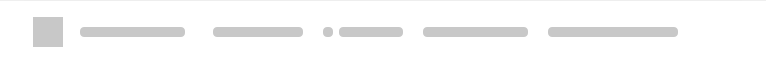
<?xml version="1.0" encoding="UTF-8"?>
<ui version="4.0">
 <class>TransferManagerLoadingItem</class>
 <widget class="QWidget" name="TransferManagerLoadingItem">
  <property name="geometry">
   <rect>
    <x>0</x>
    <y>0</y>
    <width>766</width>
    <height>64</height>
   </rect>
  </property>
  <property name="sizePolicy">
   <sizepolicy hsizetype="Expanding" vsizetype="Fixed">
    <horstretch>0</horstretch>
    <verstretch>0</verstretch>
   </sizepolicy>
  </property>
  <property name="minimumSize">
   <size>
    <width>0</width>
    <height>64</height>
   </size>
  </property>
  <property name="maximumSize">
   <size>
    <width>16777215</width>
    <height>64</height>
   </size>
  </property>
  <property name="windowTitle">
   <string/>
  </property>
  <property name="autoFillBackground">
   <bool>false</bool>
  </property>
  <property name="styleSheet">
   <string notr="true">

#itemSepLine
{
    height: 1px;
    min-height: 1px;
    max-height: 1px;
    border: none;
    background: #EEEEEE;
	margin-left: 24px;
	margin-right: 24px;
}

#sStatus, #sStatus QWidget
{
    padding: 0;
    margin: 0;
}
</string>
  </property>
  <layout class="QVBoxLayout" name="TransferManagerItemLayout">
   <property name="spacing">
    <number>0</number>
   </property>
   <property name="leftMargin">
    <number>0</number>
   </property>
   <property name="topMargin">
    <number>0</number>
   </property>
   <property name="rightMargin">
    <number>0</number>
   </property>
   <property name="bottomMargin">
    <number>0</number>
   </property>
   <item>
    <widget class="Line" name="itemSepLine">
     <property name="sizePolicy">
      <sizepolicy hsizetype="Expanding" vsizetype="Fixed">
       <horstretch>0</horstretch>
       <verstretch>0</verstretch>
      </sizepolicy>
     </property>
     <property name="orientation">
      <enum>Qt::Horizontal</enum>
     </property>
    </widget>
   </item>
   <item>
    <widget class="QWidget" name="Items" native="true">
     <property name="sizePolicy">
      <sizepolicy hsizetype="Expanding" vsizetype="Preferred">
       <horstretch>0</horstretch>
       <verstretch>0</verstretch>
      </sizepolicy>
     </property>
     <property name="minimumSize">
      <size>
       <width>702</width>
       <height>63</height>
      </size>
     </property>
     <property name="maximumSize">
      <size>
       <width>16777215</width>
       <height>63</height>
      </size>
     </property>
     <property name="autoFillBackground">
      <bool>false</bool>
     </property>
     <property name="styleSheet">
      <string notr="true">background-color: rgb(255, 255, 255);</string>
     </property>
     <layout class="QHBoxLayout" name="stateActiveLayout" stretch="0,0,1,0,0,0,0,0,0">
      <property name="spacing">
       <number>0</number>
      </property>
      <property name="leftMargin">
       <number>24</number>
      </property>
      <property name="topMargin">
       <number>0</number>
      </property>
      <property name="rightMargin">
       <number>20</number>
      </property>
      <property name="bottomMargin">
       <number>0</number>
      </property>
      <item>
       <widget class="QWidget" name="tFileType" native="true">
        <property name="sizePolicy">
         <sizepolicy hsizetype="Fixed" vsizetype="Fixed">
          <horstretch>0</horstretch>
          <verstretch>0</verstretch>
         </sizepolicy>
        </property>
        <property name="minimumSize">
         <size>
          <width>48</width>
          <height>48</height>
         </size>
        </property>
        <property name="maximumSize">
         <size>
          <width>48</width>
          <height>48</height>
         </size>
        </property>
        <property name="autoFillBackground">
         <bool>false</bool>
        </property>
        <layout class="QHBoxLayout" name="horizontalLayout_5">
         <property name="leftMargin">
          <number>0</number>
         </property>
         <property name="topMargin">
          <number>0</number>
         </property>
         <property name="rightMargin">
          <number>0</number>
         </property>
         <property name="bottomMargin">
          <number>0</number>
         </property>
         <item alignment="Qt::AlignHCenter|Qt::AlignVCenter">
          <widget class="QWidget" name="typePlaceHolder" native="true">
           <property name="sizePolicy">
            <sizepolicy hsizetype="Fixed" vsizetype="Fixed">
             <horstretch>0</horstretch>
             <verstretch>0</verstretch>
            </sizepolicy>
           </property>
           <property name="minimumSize">
            <size>
             <width>30</width>
             <height>30</height>
            </size>
           </property>
           <property name="maximumSize">
            <size>
             <width>30</width>
             <height>30</height>
            </size>
           </property>
           <property name="styleSheet">
            <string notr="true">background-color: rgb(200, 200, 200);</string>
           </property>
          </widget>
         </item>
        </layout>
       </widget>
      </item>
      <item>
       <spacer name="horizontalSpacer">
        <property name="orientation">
         <enum>Qt::Horizontal</enum>
        </property>
        <property name="sizeType">
         <enum>QSizePolicy::Fixed</enum>
        </property>
        <property name="sizeHint" stdset="0">
         <size>
          <width>8</width>
          <height>0</height>
         </size>
        </property>
       </spacer>
      </item>
      <item>
       <widget class="QWidget" name="wName" native="true">
        <property name="sizePolicy">
         <sizepolicy hsizetype="Expanding" vsizetype="Fixed">
          <horstretch>0</horstretch>
          <verstretch>0</verstretch>
         </sizepolicy>
        </property>
        <property name="minimumSize">
         <size>
          <width>105</width>
          <height>36</height>
         </size>
        </property>
        <property name="maximumSize">
         <size>
          <width>16777215</width>
          <height>36</height>
         </size>
        </property>
        <layout class="QVBoxLayout" name="wNameLayout">
         <property name="spacing">
          <number>0</number>
         </property>
         <property name="leftMargin">
          <number>0</number>
         </property>
         <property name="topMargin">
          <number>0</number>
         </property>
         <property name="rightMargin">
          <number>30</number>
         </property>
         <property name="bottomMargin">
          <number>0</number>
         </property>
         <item>
          <widget class="QWidget" name="lTransferName" native="true">
           <property name="sizePolicy">
            <sizepolicy hsizetype="Expanding" vsizetype="Preferred">
             <horstretch>0</horstretch>
             <verstretch>0</verstretch>
            </sizepolicy>
           </property>
           <property name="minimumSize">
            <size>
             <width>105</width>
             <height>10</height>
            </size>
           </property>
           <property name="maximumSize">
            <size>
             <width>16777215</width>
             <height>10</height>
            </size>
           </property>
           <property name="autoFillBackground">
            <bool>false</bool>
           </property>
           <property name="styleSheet">
            <string notr="true">background-color: rgb(200, 200, 200);
border-radius: 4px;</string>
           </property>
          </widget>
         </item>
        </layout>
       </widget>
      </item>
      <item alignment="Qt::AlignHCenter">
       <widget class="QWidget" name="wSize" native="true">
        <property name="sizePolicy">
         <sizepolicy hsizetype="Fixed" vsizetype="Fixed">
          <horstretch>0</horstretch>
          <verstretch>0</verstretch>
         </sizepolicy>
        </property>
        <property name="minimumSize">
         <size>
          <width>110</width>
          <height>63</height>
         </size>
        </property>
        <property name="maximumSize">
         <size>
          <width>110</width>
          <height>63</height>
         </size>
        </property>
        <layout class="QHBoxLayout" name="horizontalLayout_2">
         <property name="spacing">
          <number>0</number>
         </property>
         <property name="leftMargin">
          <number>0</number>
         </property>
         <property name="topMargin">
          <number>12</number>
         </property>
         <property name="rightMargin">
          <number>20</number>
         </property>
         <property name="bottomMargin">
          <number>12</number>
         </property>
         <item>
          <widget class="QLabel" name="sizePlaceholder">
           <property name="minimumSize">
            <size>
             <width>0</width>
             <height>10</height>
            </size>
           </property>
           <property name="maximumSize">
            <size>
             <width>16777215</width>
             <height>10</height>
            </size>
           </property>
           <property name="styleSheet">
            <string notr="true">background-color: rgb(200, 200, 200);
border-radius:4px;</string>
           </property>
           <property name="text">
            <string/>
           </property>
          </widget>
         </item>
        </layout>
       </widget>
      </item>
      <item>
       <widget class="QWidget" name="bItemSpeed" native="true">
        <property name="sizePolicy">
         <sizepolicy hsizetype="Fixed" vsizetype="Fixed">
          <horstretch>0</horstretch>
          <verstretch>0</verstretch>
         </sizepolicy>
        </property>
        <property name="minimumSize">
         <size>
          <width>100</width>
          <height>63</height>
         </size>
        </property>
        <property name="maximumSize">
         <size>
          <width>100</width>
          <height>63</height>
         </size>
        </property>
        <layout class="QHBoxLayout" name="horizontalLayout">
         <property name="leftMargin">
          <number>0</number>
         </property>
         <property name="topMargin">
          <number>0</number>
         </property>
         <property name="rightMargin">
          <number>20</number>
         </property>
         <property name="bottomMargin">
          <number>0</number>
         </property>
         <item>
          <widget class="QWidget" name="SpeedPoint" native="true">
           <property name="minimumSize">
            <size>
             <width>10</width>
             <height>10</height>
            </size>
           </property>
           <property name="maximumSize">
            <size>
             <width>10</width>
             <height>10</height>
            </size>
           </property>
           <property name="styleSheet">
            <string notr="true">background-color: rgb(200, 200, 200);
border-radius: 4px;</string>
           </property>
          </widget>
         </item>
         <item>
          <widget class="QWidget" name="SpeedPlaceHolder" native="true">
           <property name="minimumSize">
            <size>
             <width>0</width>
             <height>10</height>
            </size>
           </property>
           <property name="maximumSize">
            <size>
             <width>16777215</width>
             <height>10</height>
            </size>
           </property>
           <property name="autoFillBackground">
            <bool>false</bool>
           </property>
           <property name="styleSheet">
            <string notr="true">border-radius:4px;
background-color: rgb(200, 200, 200);</string>
           </property>
          </widget>
         </item>
        </layout>
       </widget>
      </item>
      <item>
       <widget class="QWidget" name="sStatus" native="true">
        <property name="sizePolicy">
         <sizepolicy hsizetype="Fixed" vsizetype="Fixed">
          <horstretch>0</horstretch>
          <verstretch>0</verstretch>
         </sizepolicy>
        </property>
        <property name="minimumSize">
         <size>
          <width>125</width>
          <height>63</height>
         </size>
        </property>
        <property name="maximumSize">
         <size>
          <width>125</width>
          <height>63</height>
         </size>
        </property>
        <layout class="QHBoxLayout" name="horizontalLayout_3">
         <property name="spacing">
          <number>0</number>
         </property>
         <property name="leftMargin">
          <number>0</number>
         </property>
         <property name="topMargin">
          <number>0</number>
         </property>
         <property name="rightMargin">
          <number>20</number>
         </property>
         <property name="bottomMargin">
          <number>0</number>
         </property>
         <item>
          <widget class="QWidget" name="statusPlaceHolder" native="true">
           <property name="minimumSize">
            <size>
             <width>0</width>
             <height>10</height>
            </size>
           </property>
           <property name="maximumSize">
            <size>
             <width>16777215</width>
             <height>10</height>
            </size>
           </property>
           <property name="styleSheet">
            <string notr="true">background-color: rgb(200, 200, 200);
border-radius:4px;</string>
           </property>
          </widget>
         </item>
        </layout>
       </widget>
      </item>
      <item>
       <widget class="QWidget" name="lItemTime" native="true">
        <property name="sizePolicy">
         <sizepolicy hsizetype="Fixed" vsizetype="Fixed">
          <horstretch>0</horstretch>
          <verstretch>0</verstretch>
         </sizepolicy>
        </property>
        <property name="minimumSize">
         <size>
          <width>150</width>
          <height>63</height>
         </size>
        </property>
        <property name="maximumSize">
         <size>
          <width>150</width>
          <height>63</height>
         </size>
        </property>
        <layout class="QHBoxLayout" name="horizontalLayout_4">
         <property name="leftMargin">
          <number>0</number>
         </property>
         <property name="topMargin">
          <number>0</number>
         </property>
         <property name="rightMargin">
          <number>20</number>
         </property>
         <property name="bottomMargin">
          <number>0</number>
         </property>
         <item>
          <widget class="QWidget" name="itemPlaceHolder" native="true">
           <property name="minimumSize">
            <size>
             <width>0</width>
             <height>10</height>
            </size>
           </property>
           <property name="maximumSize">
            <size>
             <width>16777215</width>
             <height>10</height>
            </size>
           </property>
           <property name="styleSheet">
            <string notr="true">background-color: rgb(200, 200, 200);
border-radius:4px;</string>
           </property>
          </widget>
         </item>
        </layout>
       </widget>
      </item>
      <item alignment="Qt::AlignHCenter|Qt::AlignVCenter">
       <widget class="QWidget" name="wPauseResume" native="true">
        <property name="sizePolicy">
         <sizepolicy hsizetype="Fixed" vsizetype="Fixed">
          <horstretch>0</horstretch>
          <verstretch>0</verstretch>
         </sizepolicy>
        </property>
        <property name="minimumSize">
         <size>
          <width>24</width>
          <height>63</height>
         </size>
        </property>
        <property name="maximumSize">
         <size>
          <width>24</width>
          <height>63</height>
         </size>
        </property>
        <layout class="QHBoxLayout" name="wPauseResumeLayout">
         <property name="spacing">
          <number>0</number>
         </property>
         <property name="leftMargin">
          <number>0</number>
         </property>
         <property name="topMargin">
          <number>0</number>
         </property>
         <property name="rightMargin">
          <number>0</number>
         </property>
         <property name="bottomMargin">
          <number>0</number>
         </property>
        </layout>
       </widget>
      </item>
      <item alignment="Qt::AlignHCenter|Qt::AlignVCenter">
       <widget class="QWidget" name="wClearCancel" native="true">
        <property name="sizePolicy">
         <sizepolicy hsizetype="Fixed" vsizetype="Fixed">
          <horstretch>0</horstretch>
          <verstretch>0</verstretch>
         </sizepolicy>
        </property>
        <property name="minimumSize">
         <size>
          <width>24</width>
          <height>63</height>
         </size>
        </property>
        <property name="maximumSize">
         <size>
          <width>24</width>
          <height>63</height>
         </size>
        </property>
        <layout class="QHBoxLayout" name="wClearCancelLayout">
         <property name="spacing">
          <number>0</number>
         </property>
         <property name="leftMargin">
          <number>0</number>
         </property>
         <property name="topMargin">
          <number>0</number>
         </property>
         <property name="rightMargin">
          <number>0</number>
         </property>
         <property name="bottomMargin">
          <number>0</number>
         </property>
        </layout>
       </widget>
      </item>
     </layout>
    </widget>
   </item>
  </layout>
 </widget>
 <resources/>
 <connections/>
</ui>
